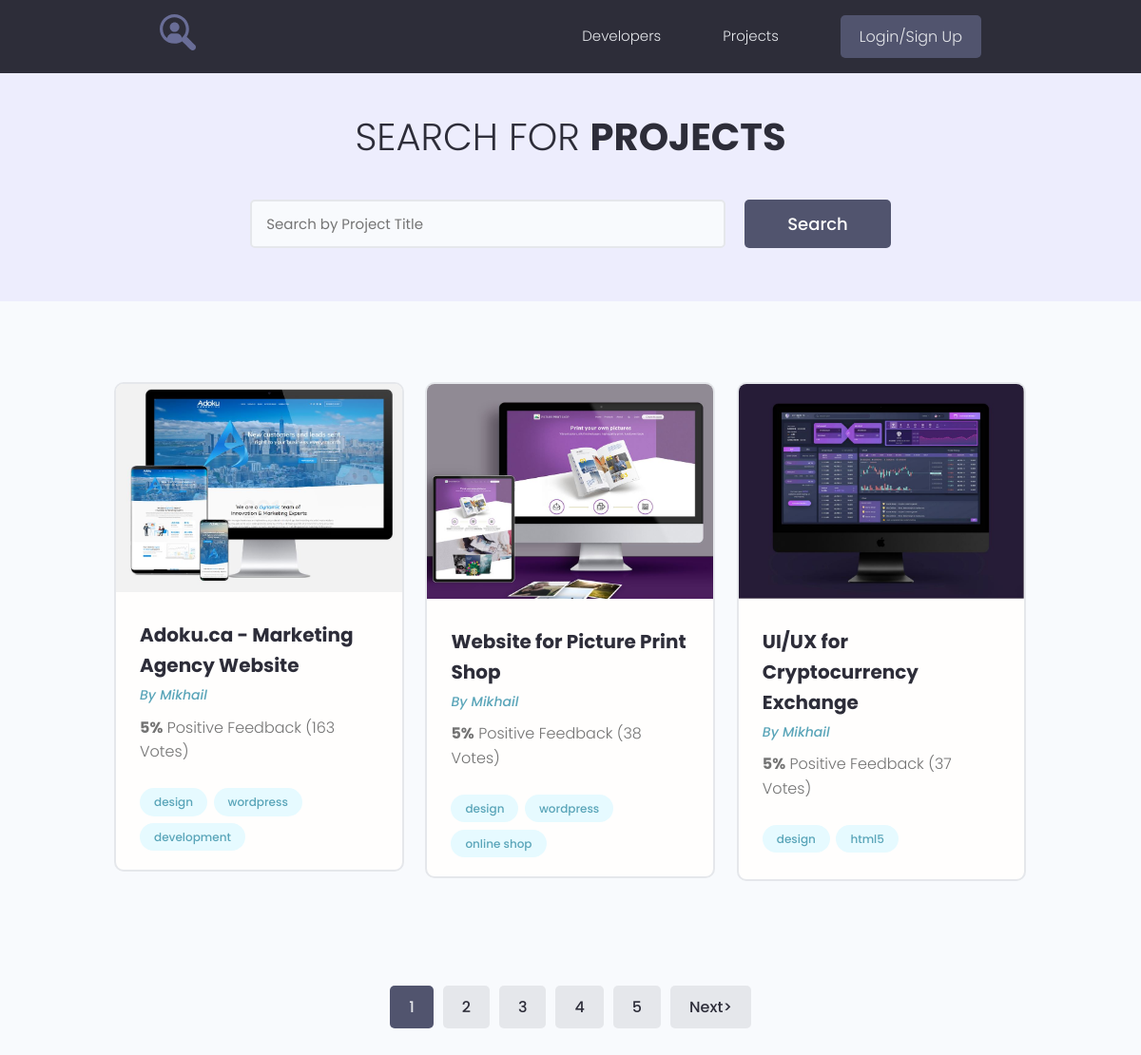
/projects/, run on the app's committed database.
### projects/models.py (models this page shows, shortened)
class Project(models.Model):
    owner = models.ForeignKey(Profile, on_delete=models.SET_NULL, null=True, blank=True)
    title = models.CharField(max_length=200)
    description = models.TextField(null=True, blank=True)
    image = models.ImageField(null=True, blank=True, upload_to='projects/%Y/%m/%d', default='default.jpg')
    demo_link = models.URLField(max_length=2000, null=True, blank=True)
    source_link = models.URLField(max_length=2000, null=True, blank=True)
    tags = models.ManyToManyField('Tag', blank=True)
    vote_total = models.IntegerField(null=True, blank=True, default=0)
    vote_ratio = models.IntegerField(null=True, blank=True, default=0)
    created = models.DateTimeField(auto_now_add=True)
    class Meta:
        ordering = ['-vote_ratio', '-vote_total', 'created']

class Tag(models.Model):
    name = models.CharField(max_length=200)
    created = models.DateTimeField(auto_now_add=True)
    def __str__(self):
        return self.name

### users/models.py (models this page shows, shortened)
class Profile(models.Model):
    user = models.OneToOneField(User, on_delete=models.CASCADE, blank=True, null=True)
    name = models.CharField(max_length=200, blank=True, null=True)
    email = models.EmailField(max_length=500, blank=True, null=True)
    username = models.CharField(max_length=200, blank=True, null=True)
    short_info = models.CharField(max_length=200, blank=True, null=True)
    bio = models.TextField(blank=True, null=True)
    profile_image = models.ImageField(upload_to='profiles/', blank=True, null=True,
                                      default='profiles/user-default.png')
    social_github = models.CharField(max_length=200, blank=True, null=True)
    social_youtube = models.CharField(max_length=200, blank=True, null=True)
    social_website = models.CharField(max_length=200, blank=True, null=True)
    created = models.DateTimeField(auto_now_add=True)

### projects/views.py (the view)
# urls.py: path('projects/', include('projects.urls')),
def projects(request):
    page = request.GET.get('page')
    results = 3
    pr = Project.objects.all()
    paginator = Paginator(pr, results)
    try:
        pr = paginator.page(page)
    except PageNotAnInteger:
        page = 1
        pr = paginator.page(page)
    except EmptyPage:
        page = paginator.num_pages
        pr = paginator.page(page)
    left_index = int(page) - 4
    if left_index < 1:
        left_index = 1
    right_index = int(page) + 5
    if left_index > paginator.num_pages:
        right_index = paginator.num_pages + 1
    custom_range = range(left_index, right_index)
    context = {'projects': pr, 'paginator': paginator, 'custom_range': custom_range}
    return render(request, 'projects/projects.html', context)

### projects/templates/projects/projects.html (shortened to what this page needs)
{% extends 'projects/base.html' %}
{% block content %}
  <main class="projects">
    <section class="hero-section text-center">
      <div class="container container--narrow">
        <div class="hero-section__box">
          <h2>Search for <span>Projects</span></h2>
        </div>
        <div class="hero-section__search">
          <form class="form" action="#" method="get">
            <div class="form__field">
              <input class="input input--text" id="formInput#search" type="text" name="text"
                placeholder="Search by Project Title" />
            </div>
            <input class="btn btn--sub btn--lg" type="submit" value="Search" />
          </form>
        </div>
      </div>
    </section>
    <section class="projectsList">
      <div class="container">
        <div class="grid grid--three">
          {% for project in projects %}
          <div class="column">
            <div class="card project">
              <a href="{% url 'project' project.id %}" class="project">
                <img class="project__thumbnail" src="{{ project.image.url }}" alt="project thumbnail" />
                <div class="card__body">
                  <h3 class="project__title">{{ project.title }}</h3>
                  <p><a class="project__author" href="{% url 'user_profile' project.owner.id %}">By {{ project.owner.name }}</a></p>
                  <p class="project--rating">
                    <span style="font-weight: bold;">{{ project.vote_ratio }}%</span> Positive
                    Feedback ({{ project.vote_total }} Vote{{ project.vote_total | pluralize:'s'}})
                  </p>
                  <div class="project__tags">
                    {% for tag in project.tags.all %}
                    <span class="tag tag--pill tag--main">
                      <small>{{ tag }}</small>
                    </span>
                    {% endfor %}
                  </div>
                </div>
              </a>
            </div>
          </div>
          {% endfor %}
        </div>
      </div>
    </section>
    {% if projects.has_other_pages %}
    <div class="pagination">
      <ul class="container">
        {% for page in custom_range %}
        {% if page == projects.number %}
        <li><a href="?page={{ page }}" class="btn page-link btn--sub">{{ page }}</a></li>
        {% else %}
        <li><a href="?page={{ page }}" class="btn page-link">{{ page }}</a></li>
        {% endif %}
        {% endfor %}
        {% if projects.has_next %}
        <li><a href="?page={{ projects.next_page_number }}" class="btn page-link">Next&gt;</a></li>
        {% endif %}
      </ul>
    </div>
    {% endif %}
  </main>
{% endblock %}

### projects/templates/projects/base.html (shortened to what this page needs)
<!DOCTYPE html>
{% load static %}
<html lang="en">
<head>
   <link rel="stylesheet" href="https://maxcdn.bootstrapcdn.com/font-awesome/4.5.0/css/font-awesome.min.css">
  <link rel="stylesheet" href="{% static 'uikit/styles/uikit.css' %}" />
  <link rel="stylesheet" href="{% static 'styles/app.css' %}" />
</head>
<body>
{% include 'projects/navbar.html' %}
{% block content %}
{% endblock %}
</body>
</html>

### projects/templates/projects/navbar.html (shortened to what this page needs)
 {% load static %}
<header class="header">
    <div class="container container--narrow">
      <a href="{% url 'profiles' %}" class="header__logo">
        <img src="{% static 'images/logo.svg' %}" alt="DevSearch Logo" />
      </a>
      <nav class="header__nav">
        <ul class="header__menu">
          <li class="header__menuItem"><a href="{% url 'profiles' %}">Developers</a></li>
          <li class="header__menuItem"><a href="{% url 'projects' %}">Projects</a></li>
          {% if request.user.is_authenticated %}
          <li class="header__menuItem"><a href="{% url 'inbox' %}">Inbox</a></li>
          <li class="header__menuItem"><a href="{% url 'account' %}">Account</a></li>
          <li class="header__menuItem"><a href="{% url 'create-project' %}">Add Project</a></li>
          <li class="header__menuItem"><a href="{% url 'logout' %}" class="btn btn--sub">Log Out</a></li>
          {% else %}
           <li class="header__menuItem"><a href="{% url 'login' %}" class="btn btn--sub">Login/Sign Up</a></li>
          {% endif %}
        </ul>
      </nav>
    </div>
  </header>

### projects/static/styles/app.css (style rules this page uses)
:root { --color-sub: #2d2d39; }
.btn--sub { background-color: var(--color-sub-light); }
.card { border: 2px solid var(--color-light); }
img { width: 100%; }
.header { position: sticky; z-index: 111; background-color: var(--color-sub); padding: 1.5rem 0; }
.header > .container { display: flex; justify-content: space-between; align-items: center; }
.header__logo > img { height: 3.8rem; }
.header__nav > ul { display: inline-flex; align-items: center; list-style: none; gap: 6.5rem; }
.header__menuItem > a { color: var(--color-light); font-weight: 300; }
.hero-section { height: 40vh; display: flex; align-items: center; background-color: var(--color-sub); }
.hero-section__box { margin-bottom: 4rem; }
.hero-section__box > h2, .hero-section__box > h2 > span { font-size: 4rem; color: var(--color-light); line-height: 1.3; text-transform: uppercase; }
.hero-section__box > h2 { font-weight: 300; }
.hero-section__box > h2 > span { font-weight: 700; }
.hero-section__search > .form { display: flex; align-items: center; justify-content: center; gap: 2rem; }
.hero-section__search > .form input.input--text { width: 50rem; }
.pagination { margin-top: 8rem; margin-bottom: 10rem; }
.pagination > ul { flex-wrap: wrap; list-style: none; display: flex; align-items: center; justify-content: center; gap: 1rem; }
.pagination .btn { color: var(--color-sub); }
.pagination .btn.btn--sub { color: var(--color-light); }
.project__author { font-size: 1.4rem; font-style: italic; }
.project--rating { margin-bottom: 1.6em; margin-top: .5em; }
.projects > .hero-section { background: var(--color-sub-lighter); height: 30vh; }
.projects .hero-section__box { margin-bottom: 2.5rem; }
.projects .hero-section__box > h2 { color: var(--color-sub); }
.projects .hero-section__box > h2 > span { font-weight: 700; color: var(--color-sub); }
.projectsList { margin-top: 8rem; }
.project__thumbnail { object-fit: cover; object-position: top center; width: 100%; }
.project__title { font-size: 2rem; font-weight: 700; color: var(--color-sub); }

### projects/static/uikit/styles/modules/_variables.css (style rules this page uses)
:root { --color-main: #5aa5b9; --color-main-light: #e6faff; --color-sub: #3f4156; --color-sub-light: #51546e; --color-sub-lighter: #ededfd; --color-text: #737373; --color-gray: #8b8b8b; --color-light: #e5e7eb; --color-light-gray: #767676; --color-bg: #f8fafd; --color-white: #fffefd; --color-white-light: #f3f3f3; --color-success: #359e64; --color-success-bg: #def8e8; --color-error: #fc4b0b; --color-error-bg: #fff2ee; --font-base: 'Poppins', arial, helvetica, 'Segoe UI', roboto, ubuntu, sans-serif; --font-monospace: 'Fira Code', 'Courier New', courier, monospace; --font-regular: 300; --font-medium: 500; --font-bold: 700; --generic-shadow: 1px 1px 5px #00000010; --generic-transition: all 0.3s ease-in-out; }

### projects/static/uikit/styles/modules/_base.css (style rules this page uses)
* { margin: 0; padding: 0; box-sizing: border-box; text-rendering: optimizeLegibility; color: inherit; font-size: inherit; }
html { font-size: 50%; }
@media only screen and (min-width: 480px) { html { font-size: 56.25%; } }
@media only screen and (min-width: 1200px) { html { font-size: 62.5%; } }
body { line-height: 1.6; font-weight: 400; font-size: 1.5rem; color: var(--color-text); background-color: var(--color-bg); min-height: 100vh; }

### projects/static/uikit/styles/modules/_typography.css (style rules this page uses)
* { font-family: var(--font-base); }
h2 { font-size: 3.6rem; font-weight: var(--font-bold); }
h3 { font-size: 3.2rem; font-weight: var(--font-medium); }
p, span, strong { font-size: 1.6rem; color: var(--color-text); font-weight: var(--font-regular); }
a { padding-bottom: 2px; text-decoration: none; display: inline-block; color: var(--color-main); font-weight: var(--font-medium); }

### projects/static/uikit/styles/modules/_utilities.css (style rules this page uses)
.container { width: 92%; max-width: 165rem; margin: 0 auto; box-sizing: border-box; }
.container--narrow { width: 92%; max-width: 120rem; }
@media screen and (min-width: 1000px) { .container { width: 90%; } }
@media screen and (min-width: 1000px) { .container--narrow { width: 85%; } }
@media screen and (min-width: 1200px) { .container { width: 80%; } }
@media screen and (min-width: 1200px) { .container--narrow { width: 72%; } }
.text-center { text-align: center; }

### projects/static/uikit/styles/modules/_card.css (style rules this page uses)
.card { border-radius: 1rem; background-color: var(--color-white); border: 1.5px solid var(--color-light); width: auto; height: auto; margin-top: 0.5rem; margin-bottom: 0.5rem; overflow: hidden; }
.card__body, .card__header { padding: 2rem 2.5rem; }

### data on the page
Project: image (picture), title "Adoku.ca - Marketing Agency Website", owner.name "Mikhail", vote_ratio "5", vote_total "163", vote_total|pluralize "s"
Tag: name "design"
Tag: name "wordpress"
Tag: name "development"
Project: image (picture), title "Website for Picture Print Shop", owner.name "Mikhail", vote_ratio "5", vote_total "38", vote_total|pluralize "s"
Tag: name "online shop"
Project: image (picture), title "UI/UX for Cryptocurrency Exchange", owner.name "Mikhail", vote_ratio "5", vote_total "37", vote_total|pluralize "s"
Tag: name "html5"

### other printed values
{{ page }} "1"
{{ page }} "2" "3" "4" "5"
